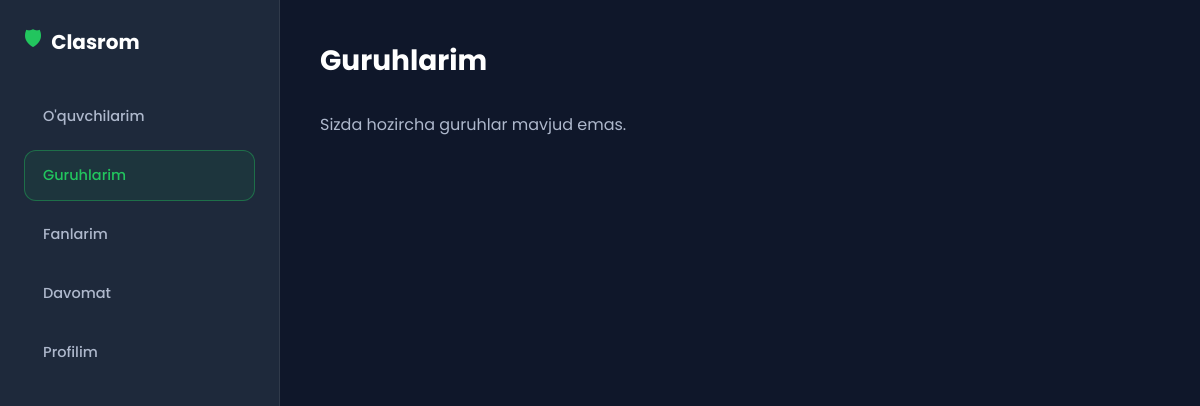
Before: /teacher/teacher_page/ (signed in) with the older database file.
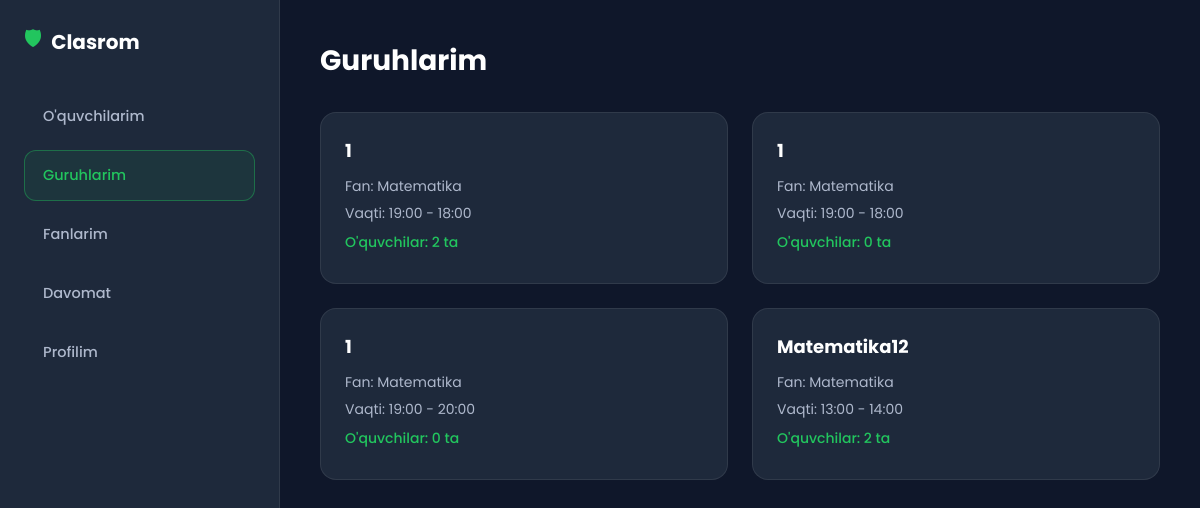
After: the same page with the newer database file.
### groups/models.py (models this page shows)
class Groups(models.Model):
    name = models.CharField(max_length=55)
    teacher = models.ForeignKey(User, on_delete=models.CASCADE, related_name='teacher_groups')
    subject = models.ForeignKey(Subject,on_delete=models.CASCADE)
    created_at = models.DateField(auto_now_add=True)
    start_time = models.TimeField()
    end_time = models.TimeField()
    days = models.CharField(max_length=55)

class Subject(models.Model):
    name = models.CharField(max_length=55)
    created_at = models.DateField(auto_now=True)

### teacher/views.py (the view)
# urls.py: path('teacher_page/', TeacherDashboard.as_view(), name='teacher_page'),
class TeacherDashboard(View):
    def get(self, request):
        groups = Groups.objects.filter(teacher=request.user)
        context = {'groups': groups}
        return render(request, 'teacher/teacher.html', context)

### templates/teacher/teacher.html (shortened to what this page needs)
{% load static %}
<!DOCTYPE html>
<html lang="uz">
<head>
<link rel="stylesheet" href="{% static 'teacher/teacher.css' %}">
</head>
<body>
  <div class="teacher-layout">
    <aside class="teacher-sidebar">
      <div class="sidebar-logo"><span>🛡</span> Clasrom</div>
      <nav style="display: flex; flex-direction: column; gap: 8px;">
        <a href="{% url 'teacher:student_list' %}" class="nav-link">O'quvchilarim</a>
        <a href="#" class="nav-link active">Guruhlarim</a>
        <a href="#" class="nav-link">Fanlarim</a>
        <a href="#" class="nav-link">Davomat</a>
        <a href="{% url 'teacher:profile' %}" class="nav-link">Profilim</a>
      </nav>
    </aside>
    <main class="teacher-main">
      <h1 class="page-title">Guruhlarim</h1>
<div class="groups-grid">
  {% for group in groups %}
  <div class="group-card">
    <div>
      <div class="group-name">{{ group.name }}</div>
      <div class="group-info">Fan: {{ group.subject.name }}</div>
      <div class="group-info">Vaqti: {{ group.start_time|time:"H:00" }} - {{ group.end_time|time:"H:00" }}</div>
      <div class="group-info" style="color: var(--green); margin-top: 8px; font-weight: 500;">
        O'quvchilar: {{ group.student_count.count }} ta
      </div>
    </div>
  </div>
  {% empty %}
  <p style="color: var(--muted-light);">Sizda hozircha guruhlar mavjud emas.</p>
  {% endfor %}
</div>
</body>
</html>

Changed rows visible on the page:
added Groups: name "1", subject.name "Matematika", start_time "19:00", end_time "18:00", student_count.count "2"
added Groups: name "1", subject.name "Matematika", start_time "19:00", end_time "18:00", student_count.count "0"
added Groups: name "1", subject.name "Matematika", start_time "19:00", end_time "20:00", student_count.count "0"
added Groups: name "Matematika12", subject.name "Matematika", start_time "13:00", end_time "14:00", student_count.count "2"
Other visible differences:
text no longer shown: "Sizda hozircha guruhlar mavjud emas."
